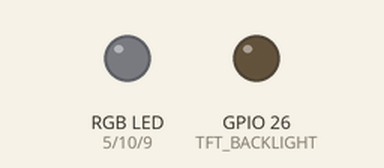
The sketch below on a simulated ESP32. Shown: an RGB LED mixed from three pins (HIGH = lit), output pins drawn as LEDs (lit = HIGH). What the sketch prints to the serial monitor is not drawn. At 1.9 s the program puts the board to deep sleep or switches it off; the recording ends there.

Above: at 0.0 s.
At 1.07 s:
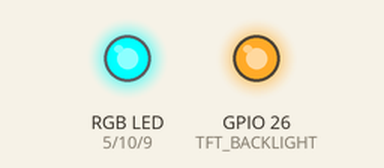
At 1.82 s:
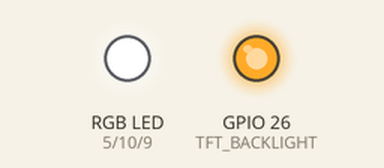
Timing chart, 0 to 1.9 s (numbered marks = the images above):
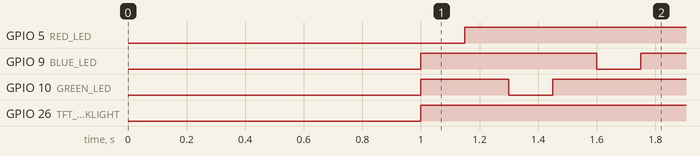

Measured:
- by itself, GPIO 5 (RED_LED): LOW → HIGH at 1.2 s
- by itself, GPIO 9 (BLUE_LED): LOW → HIGH at 1.0 s, → LOW 0.60 s later, → HIGH 0.15 s later
- by itself, GPIO 10 (GREEN_LED): LOW → HIGH at 1.0 s, → LOW 0.30 s later, → HIGH 0.15 s later
- by itself, GPIO 26 (TFT_BACKLIGHT): LOW → HIGH at 1.0 s

The sketch:

Sleep_Current_Test.ino
```cpp
/*

 Deep sleep sketch

*/
#define BLUE_LED 9
#define RED_LED 5
#define GREEN_LED 10

#define TFT_BACKLIGHT  26

#define uS_TO_S_FACTOR 1000000  /* Conversion factor for micro seconds to seconds */
#define TIME_TO_SLEEP  10        /* Time ESP32 will go to sleep (in seconds) */

RTC_DATA_ATTR int bootCount = 0;

/*
Method to print the reason by which ESP32
has been awaken from sleep
*/
void print_wakeup_reason(){
  esp_sleep_wakeup_cause_t wakeup_reason;

  wakeup_reason = esp_sleep_get_wakeup_cause();

  switch(wakeup_reason)
  {
    case ESP_SLEEP_WAKEUP_EXT0 : Serial.println("Wakeup caused by external signal using RTC_IO"); break;
    case ESP_SLEEP_WAKEUP_EXT1 : Serial.println("Wakeup caused by external signal using RTC_CNTL"); break;
    case ESP_SLEEP_WAKEUP_TIMER : Serial.println("Wakeup caused by timer"); break;
    case ESP_SLEEP_WAKEUP_TOUCHPAD : Serial.println("Wakeup caused by touchpad"); break;
    case ESP_SLEEP_WAKEUP_ULP : Serial.println("Wakeup caused by ULP program"); break;
    default : Serial.printf("Wakeup was not caused by deep sleep: %d\n",wakeup_reason); break;
  }
}

void setup()
{
  Serial.begin(115200);
  delay(1000); //Take some time to open up the Serial Monitor

  pinMode(RED_LED, OUTPUT);
  pinMode(GREEN_LED, OUTPUT);
  pinMode(BLUE_LED, OUTPUT);
  pinMode(TFT_BACKLIGHT, OUTPUT);

  digitalWrite(RED_LED, HIGH);   //Keep off
  digitalWrite(GREEN_LED, HIGH); //Keep off
  digitalWrite(BLUE_LED, HIGH);  //Keep off

  digitalWrite(TFT_BACKLIGHT, HIGH);

  blinkRGB();


  //Increment boot number and print it every reboot
  ++bootCount;
  Serial.println("Boot number: " + String(bootCount));

  //Print the wakeup reason for ESP32
  print_wakeup_reason();

  /*
  First we configure the wake up source
  We set our ESP32 to wake up every 5 seconds
  */
  esp_sleep_enable_timer_wakeup(TIME_TO_SLEEP * uS_TO_S_FACTOR);
  Serial.println("Setup ESP32 to sleep for every " + String(TIME_TO_SLEEP) +
  " Seconds");

  /*
  Next we decide what all peripherals to shut down/keep on
  By default, ESP32 will automatically power down the peripherals
  not needed by the wakeup source, but if you want to be a poweruser
  this is for you. Read in detail at the API docs
  http://esp-idf.readthedocs.io/en/latest/api-reference/system/deep_sleep.html
  Left the line commented as an example of how to configure peripherals.
  The line below turns off all RTC peripherals in deep sleep.
  */
  //esp_deep_sleep_pd_config(ESP_PD_DOMAIN_RTC_PERIPH, ESP_PD_OPTION_OFF);
  //Serial.println("Configured all RTC Peripherals to be powered down in sleep");

  /*
  Now that we have setup a wake cause and if needed setup the
  peripherals state in deep sleep, we can now start going to
  deep sleep.
  In the case that no wake up sources were provided but deep
  sleep was started, it will sleep forever unless hardware
  reset occurs.
  */

  //digitalWrite(26, LOW);         //Low turns off the backlight
  //digitalWrite(32, LOW);  //Low turns off the accel

  Serial.println("Going to sleep now");
  Serial.flush();

  esp_deep_sleep_start();
  Serial.println("This will never be printed");
}

void loop()
{

}


void blinkRGB(void)
{
  digitalWrite(RED_LED, LOW);   //led on
  delay(150);
  digitalWrite(RED_LED, HIGH);   //led off
  delay(150);
  digitalWrite(GREEN_LED, LOW);
  delay(150);
  digitalWrite(GREEN_LED, HIGH);
  delay(150);
  digitalWrite(BLUE_LED, LOW);
  delay(150);
  digitalWrite(BLUE_LED, HIGH);
  delay(150);
}
```
